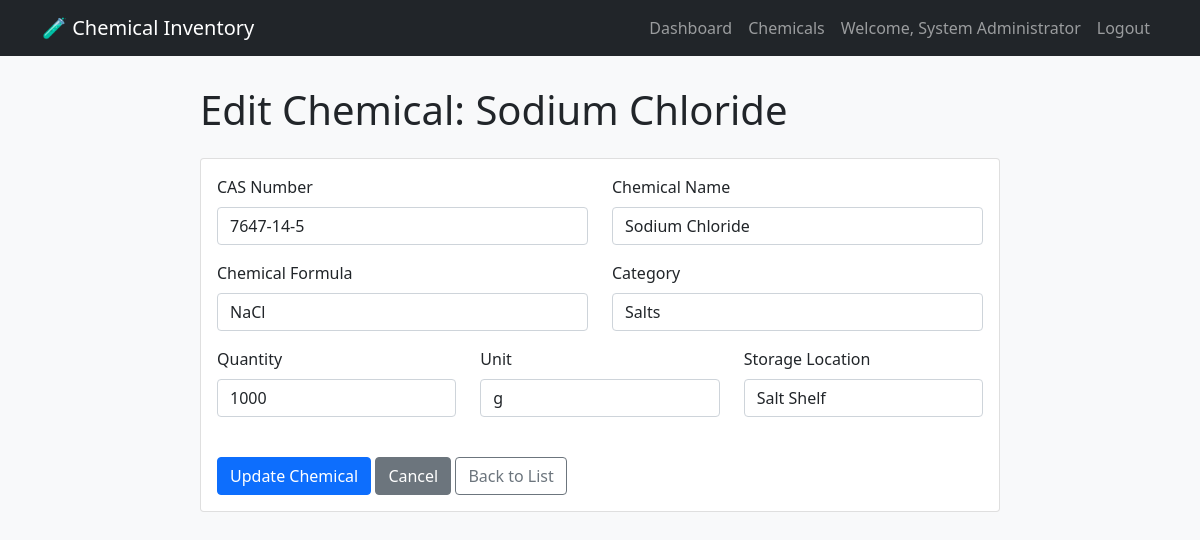
/edit_chemical.php?id=4 (signed in), run on the app's committed database.
### tables this page shows
CREATE TABLE chemicals (
        id INTEGER PRIMARY KEY AUTOINCREMENT,
        cas_number TEXT NOT NULL,
        name TEXT NOT NULL,
        formula TEXT,
        category_id INTEGER,
        quantity REAL NOT NULL,
        unit TEXT DEFAULT 'g',
        purity REAL,
        expiry_date DATE,
        reorder_level REAL,
        location TEXT,
        notes TEXT,
        created_at TIMESTAMP DEFAULT CURRENT_TIMESTAMP,
        FOREIGN KEY (category_id) REFERENCES categories(id)
    );

CREATE TABLE categories (
        id INTEGER PRIMARY KEY AUTOINCREMENT,
        name TEXT NOT NULL,
        description TEXT,
        created_at TIMESTAMP DEFAULT CURRENT_TIMESTAMP
    );

### edit_chemical.php (the view, shortened to what this page needs)
<?php
$id = $_GET['id'] ?? 0;
try {
    $db = new SQLite3('database/chemicals.db');
} catch (Exception $e) {
    die("Database error: " . $e->getMessage());
}
$stmt = $db->prepare("SELECT * FROM chemicals WHERE id = :id");
$stmt->bindValue(':id', $id, SQLITE3_INTEGER);
$result = $stmt->execute();
$chemical = $result->fetchArray(SQLITE3_ASSOC);
$categories = [];
$catResult = $db->query("SELECT * FROM categories ORDER BY name");
while ($row = $catResult->fetchArray(SQLITE3_ASSOC)) {
    $categories[] = $row;
}
?>
<!DOCTYPE html>
<html lang="en">
<head>
    <link href="https://cdn.jsdelivr.net/npm/bootstrap@5.1.3/dist/css/bootstrap.min.css" rel="stylesheet">
</head>
<body>
    <nav class="navbar navbar-expand-lg navbar-dark bg-dark">
        <div class="container">
            <a class="navbar-brand" href="dashboard.php">🧪 Chemical Inventory</a>
            <div class="navbar-nav ms-auto">
                <a class="nav-link" href="dashboard.php">Dashboard</a>
                <a class="nav-link" href="chemicals.php">Chemicals</a>
                <span class="nav-link">Welcome, <?php echo htmlspecialchars($_SESSION['user_name']); ?></span>
                <a class="nav-link" href="logout.php">Logout</a>
            </div>
        </div>
    </nav>
    <div class="container">
        <div class="form-container">
            <h1 class="mb-4">Edit Chemical: <?php echo htmlspecialchars($chemical['name']); ?></h1>
            <div class="card">
                <div class="card-body">
                    <form method="POST" action="">
                        <div class="row">
                            <div class="col-md-6 mb-3">
                                <label class="form-label">CAS Number</label>
                                <input type="text" name="cas_number" class="form-control"
                                       value="<?php echo htmlspecialchars($chemical['cas_number']); ?>"
                                       required pattern="\d{2,7}-\d{2}-\d">
                            </div>
                            <div class="col-md-6 mb-3">
                                <label class="form-label">Chemical Name</label>
                                <input type="text" name="name" class="form-control"
                                       value="<?php echo htmlspecialchars($chemical['name']); ?>" required>
                            </div>
                        </div>
                        <div class="row">
                            <div class="col-md-6 mb-3">
                                <label class="form-label">Chemical Formula</label>
                                <input type="text" name="formula" class="form-control"
                                       value="<?php echo htmlspecialchars($chemical['formula']); ?>">
                            </div>
                            <div class="col-md-6 mb-3">
                                <label class="form-label">Category</label>
                                <select name="category_id" class="form-control">
                                    <?php foreach ($categories as $cat): ?>
                                        <option value="<?php echo $cat['id']; ?>"
                                            <?php echo ($chemical['category_id'] ?? '') == $cat['id'] ? 'selected' : ''; ?>>
                                            <?php echo htmlspecialchars($cat['name']); ?>
                                        </option>
                                    <?php endforeach; ?>
                                </select>
                            </div>
                        </div>
                        <div class="row">
                            <div class="col-md-4 mb-3">
                                <label class="form-label">Quantity</label>
                                <input type="number" step="0.001" name="quantity" class="form-control"
                                       value="<?php echo $chemical['quantity']; ?>" required>
                            </div>
                            <div class="col-md-4 mb-3">
                                <label class="form-label">Unit</label>
                                <select name="unit" class="form-control" required>
                                    <option value="g" <?php echo $chemical['unit'] == 'g' ? 'selected' : ''; ?>>g</option>
                                </select>
                            </div>
                            <div class="col-md-4 mb-3">
                                <label class="form-label">Storage Location</label>
                                <input type="text" name="location" class="form-control"
                                       value="<?php echo htmlspecialchars($chemical['location']); ?>">
                            </div>
                        </div>
                        <div class="mt-4">
                            <button type="submit" class="btn btn-primary">Update Chemical</button>
                            <a href="view_chemical.php?id=<?php echo $id; ?>" class="btn btn-secondary">Cancel</a>
                            <a href="chemicals.php" class="btn btn-outline-secondary">Back to List</a>
                        </div>
                    </form>
                </div>
            </div>
        </div>
    </div>
</body>
</html>

### edit_chemical.php (style rules this page uses)
body { background: #f8f9fa; }
.navbar { margin-bottom: 30px; }
.form-container { max-width: 800px; margin: 0 auto; }

### data on the page
chemicals: name "Sodium Chloride", cas_number "7647-14-5", formula "NaCl", category_id "Salts", quantity "1000", unit "g", location "Salt Shelf"

### other printed values
$_SESSION['user_name'] "System Administrator"
